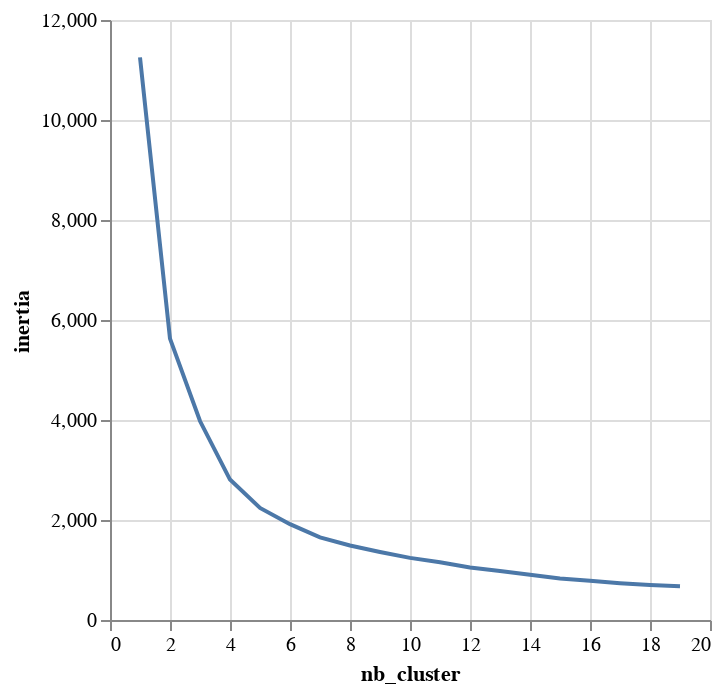

The notebook cell saved with this chart:
### Code cell
alt.Chart(cluster_df).mark_line().encode(alt.X('nb_cluster'), alt.Y('inertia'))

### Figure 1 — Vega-Lite specification as saved in the notebook (floating-point values rounded to 4 significant figures)
{"config": {"view": {"continuousWidth": 300, "continuousHeight": 300}}, "data": {"name": "data-11b780f2d0c971ff9b876d783dbdd44d"}, "mark": {"type": "line"}, "encoding": {"x": {"field": "nb_cluster", "type": "quantitative"}, "y": {"field": "inertia", "type": "quantitative"}}, "$schema": "https://vega.github.io/schema/vega-lite/v5.8.0.json", "datasets": {"data-11b780f2d0c971ff9b876d783dbdd44d": [{"nb_cluster": 1, "inertia": 11250.0}, {"nb_cluster": 2, "inertia": 5627.0}, {"nb_cluster": 3, "inertia": 3979.0}, {"nb_cluster": 4, "inertia": 2809.0}, {"nb_cluster": 5, "inertia": 2242.0}, {"nb_cluster": 6, "inertia": 1916.0}, {"nb_cluster": 7, "inertia": 1652.0}, {"nb_cluster": 8, "inertia": 1491.0}, {"nb_cluster": 9, "inertia": 1360.0}, {"nb_cluster": 10, "inertia": 1243.0}, {"nb_cluster": 11, "inertia": 1157.0}, {"nb_cluster": 12, "inertia": 1051.0}, {"nb_cluster": 13, "inertia": 980.2}, {"nb_cluster": 14, "inertia": 905.4}, {"nb_cluster": 15, "inertia": 831.9}, {"nb_cluster": 16, "inertia": 783.7}, {"nb_cluster": 17, "inertia": 736.8}, {"nb_cluster": 18, "inertia": 698.7}, {"nb_cluster": 19, "inertia": 673.8}]}}
